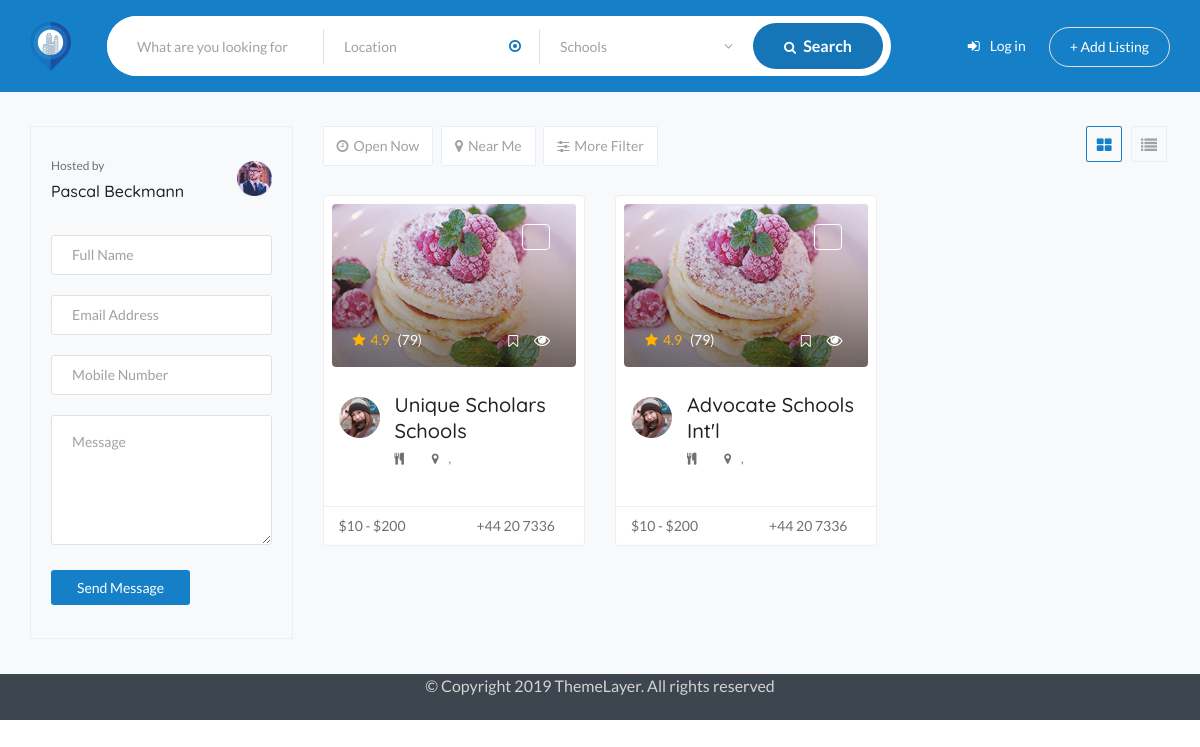
The app's page /schools/, older data.
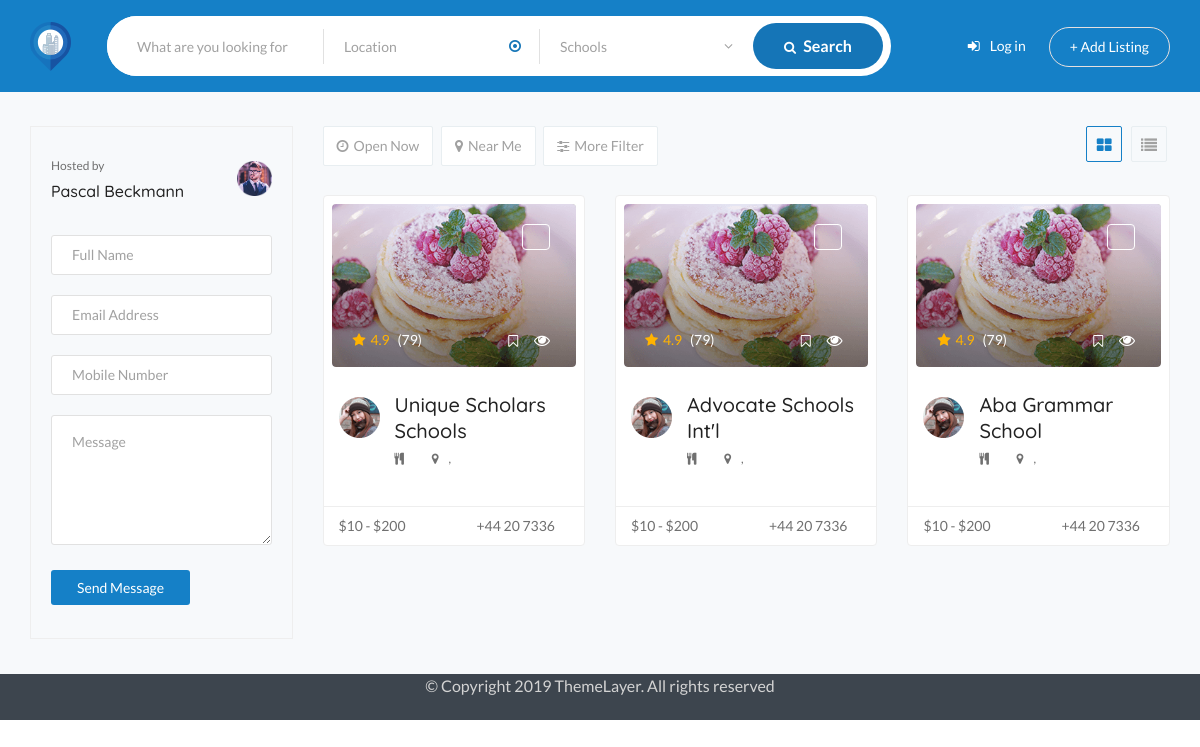
The same page, newer data.
### school/models.py (models this page shows)
class School(models.Model):
    email = models.EmailField(max_length=128)
    name = models.CharField(max_length=128)
    phone = models.CharField(max_length=15)
    slug = models.SlugField(max_length=128)
    created = models.DateTimeField(auto_now_add=True)
    updated = models.DateTimeField(auto_now=True)
    user = models.ForeignKey(SchoolsConnBaseUser, on_delete=models.CASCADE)
    def get_absolute_url(self):
        return reverse('school-detail', args=[str(self.slug)]) # school-detail is a view
    def __str__(self):
        return f'{self.name}'

### school/views.py (the view)
# urls.py: path('schools/', views.SchoolListView.as_view(), name='schools-list'),
class SchoolListView(generic.ListView):
    model = School
    paginate_by = 30

### school/templates/school/school_list.html (shortened to what this page needs)
{% extends "base_generic.html" %}
{% block navigation %}
{% load static %}
    <nav id="lcnavbar" class="navbar lc-navbar style-two fixed-top navbar-expand-lg">
        <div class="container-fluid">
            <a class="navbar-brand main-logo" href="{% url 'index' %}"><img src="{% static 'images/logo.png' %}" alt="logo"></a>
            <div class="collapse navbar-collapse lc-menu" id="navbarSupportedContent">
                <ul class="navbar-nav mx-auto">
                    <li class="nav-item">
                        <form class="lc-main-search" style="float:left;" method="GET">
                            <div class="lc-main-search-field">
                                <input type="text" class="form-control" placeholder="What are you looking for">
                            </div>
                            <div class="lc-search-location">
                                <input type="text" class="form-control" placeholder="Location">
                            </div>
                            <div class="lg-mulitsearch-cat">
                                <div class="styled-input">
                                    <input id="category_search" class="form-control" placeholder="Category Eg: Tutors" type="text" value="Schools" />
                                </div>
                            </div>
                            <button class="btn btn-default"><i class="fa fa-search"></i> Search</button>
                        </form>
                    </li>
                </ul>
            </div>
            <div class="login-side">
                <ul class="navbar-nav ml-auto">
                    <li><a href="login-blue.html"><i class="fa fa-sign-in"></i>Log in</a></li>
                    <li><a class="btn btn-transparent ml-3" href="gm-add-listing-blue.html">+ Add Listing</a></li>
                </ul>
            </div>
        </div>
    </nav>
{% endblock %}
{% block content %}
{% load static %}
    <div class="lc-search-map-section">
        <div class="lc-search-map-content">
            <div class="lc-search-map-content-details">
                <div class="row">
                    <div class="col-lg-3 col-12">
                        <div class="widget widget-author-contact">
                            <div class="media">
                                <div class="media-body">
                                    <span>Hosted by</span>
                                    <h5><a href="#">Pascal Beckmann</a></h5>
                                </div>
                                <img src="{% static 'images/author/16.png' %}" alt="img">
                            </div>
                            <div class="lc-comments-form">
                                <form>
                                    <div class="contact-form">
                                        <div class="row">
                                            <div class="col-12">
                                                <div class="form-group">
                                                    <input class="input name-email left" placeholder="Full Name" type="text" name="name">
                                                </div>
                                            </div>
                                            <div class="col-12">
                                                <div class="form-group">
                                                    <input class="input name-email right" placeholder="Email Address" type="email" name="email">
                                                </div>
                                            </div>
                                            <div class="col-12">
                                                <div class="form-group">
                                                    <input class="input name-email right" placeholder="Mobile Number" type="email" name="email">
                                                </div>
                                            </div>
                                        </div>
                                        <div class="form-group">
                                            <textarea class="form-control message" placeholder="Message" rows="3" required data-error="Your message"></textarea>
                                        </div>
                                        <button type="submit" class="btn btn-blue-2 ripple">Send Message</button>
                                    </div>
                                </form>
                            </div>
                        </div>
                    </div>
                    <div class="col-lg-9">
                        <ul class="lc-all-filter">
                            <li><a class="lc-common-btn" href="#"><i class="fa fa-clock-o"></i>Open Now</a></li>
                            <li><a class="lc-common-btn" href="#"><i class="fa fa-map-marker"></i>Near Me</a></li>
                            <li><button class="lc-search-more-filter-btn lc-common-btn"><i class="fa fa-sliders"></i>More Filter</button></li>
                            <li class="search-layout float-right">
                                <a class="lc-search-grid active" href="#"><i class="fa fa-th-large"></i></a>
                                <a class="lc-search-list" href="#"><i class="fa fa-list"></i></a>
                            </li>
                        </ul>
                        <div class="row mt-1">
                            {% if school_list %}
                                {% for school in school_list %}
                                    <div class="col-12 col-lg-4 col-md-4 wow animated fadeIn" data-wow-duration="0.1s" data-wow-delay="0.1s">
                                        <div class="lc-listing-single" data-postid="14" data-lat="-37.8210922667" data-lng="175.2209316333" data-maptype="gm"  data-marker="images/marker/resturent.png">
                                            <div class="entry-thumb">
                                                <img class="img-thumbnail" src="{% static 'images/features/07.png' %}"  alt="img">
                                                <span class="btn-close">{{ school.lga }}</span>
                                                <div class="entry-thumb-content">
                                                    <span class="rating">
                                                        <i class="fa fa-star"></i>4.9
                                                        <span class="count">(79)</span>
                                                    </span>
                                                    <span class="float-right">
                                                        <i class="fa fa-bookmark-o"></i>
                                                        <a class="btn btn-primary" data-toggle="modal" data-target=".lc-listing-modal">
                                                            <span><i class="fa fa-eye"></i></span>
                                                        </a>
                                                    </span>
                                                </div>
                                            </div>
                                            <div class="entry-content">
                                                <div class="media">
                                                    <img src="{% static 'images/author/02.png' %}" alt="img">
                                                    <div class="media-body">
                                                        <h4><a class="title" href="{{ school.get_absolute_url }}">{{ school }}</a></h4>
                                                        <span><i class="fa fa-cutlery"></i><a href="#">{{ school.motto }}</a></span>
                                                        <span><i class="fa fa-map-marker"></i><a href="#">{{ school.state }}, {{ school.country }}</a></span>
                                                    </div>
                                                </div>
                                                <p>{{ school.description|truncatechars:140 }}</p>
                                            </div>
                                            <div class="entry-footer">
                                                <span>$10 - $200</span>
                                                <span class="right">+44 20 7336</span>
                                            </div>
                                        </div>
                                    </div>
                                {% endfor %}
                            {% else %}
                                <p>There are no schools yet in this region.</p>
                            {% endif %}
                        </div>
                    </div>
                </div>
            </div>
        </div>
    </div>
{% endblock %}
{% block footer %}
    <div class="lc-copy-right lc-copy-right-2">
        <div class="copyright text-center">
            <p>© Copyright 2019 ThemeLayer. All rights reserved</p>
        </div>
    </div>
{% endblock %}

### school/templates/base_generic.html (shortened to what this page needs)
<!doctype html>
<html lang="en">
    <head>
        {% load static %}
        <link rel="stylesheet" href="{% static 'assets/css/bootstrap.min.css' %}">
        <link rel="stylesheet" href="{% static 'assets/css/ripple.min.css' %}">
        <link rel="stylesheet" href="{% static 'assets/css/font-awesome.min.css' %}">
        <link rel="stylesheet" href="{% static 'assets/css/line-awesome.min.css' %}">
        <link rel="stylesheet" href="{% static 'assets/css/owl.carousel.css' %}">
        <link rel="stylesheet" href="{% static 'assets/css/themify-icons.css' %}">
        <link rel="stylesheet" href="{% static 'assets/css/animate.css' %}">
        <link rel="stylesheet" href="{% static 'assets/css/leaflet.css' %}">
        <link rel="stylesheet" href="{% static 'assets/css/bootstrap-select.min.css' %}">
        <link rel="stylesheet" href="{% static 'assets/css/select2.min.css' %}">
        <link rel="stylesheet" href="{% static 'assets/css/magnific-popup.css' %}">
        <link rel="stylesheet" href="{% static 'assets/css/swiper.min.css' %}">
        <link rel="stylesheet" href="{% static 'assets/css/fancybox.min.css' %}">
        <link rel="stylesheet" href="{% static 'css/main.css' %}">
    </head>
    <body>
        {% block navigation %}{% endblock %}
        {% block content %}{% endblock %}
        {% block footer %}{% endblock %}
    </body>
</html>

Row changes from the older to the newer data that the page shows:
added School: name "Aba Grammar School"
